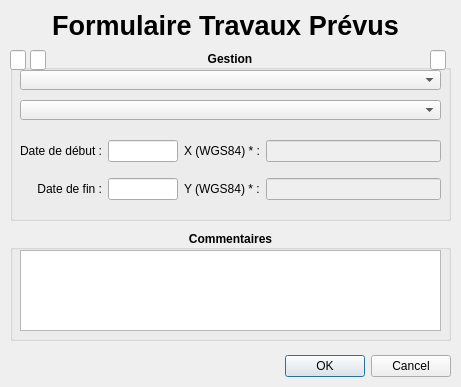
<?xml version="1.0" encoding="UTF-8"?>
<ui version="4.0">
 <class>Dialog</class>
 <widget class="QDialog" name="Dialog">
  <property name="geometry">
   <rect>
    <x>0</x>
    <y>0</y>
    <width>461</width>
    <height>387</height>
   </rect>
  </property>
  <property name="windowTitle">
   <string>Travaux Prévus</string>
  </property>
  <widget class="QDialogButtonBox" name="buttonBox">
   <property name="geometry">
    <rect>
     <x>280</x>
     <y>350</y>
     <width>171</width>
     <height>32</height>
    </rect>
   </property>
   <property name="orientation">
    <enum>Qt::Horizontal</enum>
   </property>
   <property name="standardButtons">
    <set>QDialogButtonBox::Cancel|QDialogButtonBox::Ok</set>
   </property>
  </widget>
  <widget class="QLabel" name="label">
   <property name="geometry">
    <rect>
     <x>10</x>
     <y>10</y>
     <width>431</width>
     <height>31</height>
    </rect>
   </property>
   <property name="font">
    <font>
     <pointsize>20</pointsize>
     <weight>75</weight>
     <bold>true</bold>
    </font>
   </property>
   <property name="text">
    <string>Formulaire Travaux Prévus</string>
   </property>
   <property name="alignment">
    <set>Qt::AlignCenter</set>
   </property>
  </widget>
  <widget class="QGroupBox" name="groupBox">
   <property name="geometry">
    <rect>
     <x>10</x>
     <y>50</y>
     <width>441</width>
     <height>171</height>
    </rect>
   </property>
   <property name="font">
    <font>
     <weight>75</weight>
     <bold>true</bold>
    </font>
   </property>
   <property name="title">
    <string>Gestion</string>
   </property>
   <property name="alignment">
    <set>Qt::AlignCenter</set>
   </property>
   <widget class="QComboBox" name="gestion_lib_list">
    <property name="geometry">
     <rect>
      <x>10</x>
      <y>50</y>
      <width>421</width>
      <height>20</height>
     </rect>
    </property>
    <property name="palette">
     <palette>
      <active>
       <colorrole role="WindowText">
        <brush brushstyle="SolidPattern">
         <color alpha="255">
          <red>0</red>
          <green>0</green>
          <blue>0</blue>
         </color>
        </brush>
       </colorrole>
       <colorrole role="Text">
        <brush brushstyle="SolidPattern">
         <color alpha="255">
          <red>0</red>
          <green>0</green>
          <blue>0</blue>
         </color>
        </brush>
       </colorrole>
       <colorrole role="ButtonText">
        <brush brushstyle="SolidPattern">
         <color alpha="255">
          <red>0</red>
          <green>0</green>
          <blue>0</blue>
         </color>
        </brush>
       </colorrole>
      </active>
      <inactive>
       <colorrole role="WindowText">
        <brush brushstyle="SolidPattern">
         <color alpha="255">
          <red>0</red>
          <green>0</green>
          <blue>0</blue>
         </color>
        </brush>
       </colorrole>
       <colorrole role="Text">
        <brush brushstyle="SolidPattern">
         <color alpha="255">
          <red>0</red>
          <green>0</green>
          <blue>0</blue>
         </color>
        </brush>
       </colorrole>
       <colorrole role="ButtonText">
        <brush brushstyle="SolidPattern">
         <color alpha="255">
          <red>0</red>
          <green>0</green>
          <blue>0</blue>
         </color>
        </brush>
       </colorrole>
      </inactive>
      <disabled>
       <colorrole role="WindowText">
        <brush brushstyle="SolidPattern">
         <color alpha="255">
          <red>0</red>
          <green>0</green>
          <blue>0</blue>
         </color>
        </brush>
       </colorrole>
       <colorrole role="Text">
        <brush brushstyle="SolidPattern">
         <color alpha="255">
          <red>0</red>
          <green>0</green>
          <blue>0</blue>
         </color>
        </brush>
       </colorrole>
       <colorrole role="ButtonText">
        <brush brushstyle="SolidPattern">
         <color alpha="255">
          <red>0</red>
          <green>0</green>
          <blue>0</blue>
         </color>
        </brush>
       </colorrole>
      </disabled>
     </palette>
    </property>
    <property name="font">
     <font>
      <weight>50</weight>
      <bold>false</bold>
     </font>
    </property>
   </widget>
   <widget class="QLineEdit" name="gestion_lib">
    <property name="geometry">
     <rect>
      <x>0</x>
      <y>0</y>
      <width>16</width>
      <height>20</height>
     </rect>
    </property>
   </widget>
   <widget class="QLineEdit" name="id_gestion">
    <property name="geometry">
     <rect>
      <x>20</x>
      <y>0</y>
      <width>16</width>
      <height>20</height>
     </rect>
    </property>
   </widget>
   <widget class="QWidget" name="gridLayoutWidget">
    <property name="geometry">
     <rect>
      <x>10</x>
      <y>80</y>
      <width>421</width>
      <height>80</height>
     </rect>
    </property>
    <layout class="QGridLayout" name="gridLayout">
     <item row="1" column="0">
      <widget class="QLabel" name="label_11">
       <property name="font">
        <font>
         <weight>50</weight>
         <bold>false</bold>
        </font>
       </property>
       <property name="text">
        <string>Date de fin :</string>
       </property>
       <property name="alignment">
        <set>Qt::AlignRight|Qt::AlignTrailing|Qt::AlignVCenter</set>
       </property>
      </widget>
     </item>
     <item row="0" column="1">
      <widget class="QLineEdit" name="datedebut">
       <property name="maximumSize">
        <size>
         <width>70</width>
         <height>16777215</height>
        </size>
       </property>
       <property name="palette">
        <palette>
         <active>
          <colorrole role="WindowText">
           <brush brushstyle="SolidPattern">
            <color alpha="255">
             <red>0</red>
             <green>0</green>
             <blue>0</blue>
            </color>
           </brush>
          </colorrole>
          <colorrole role="Text">
           <brush brushstyle="SolidPattern">
            <color alpha="255">
             <red>0</red>
             <green>0</green>
             <blue>0</blue>
            </color>
           </brush>
          </colorrole>
          <colorrole role="ButtonText">
           <brush brushstyle="SolidPattern">
            <color alpha="255">
             <red>0</red>
             <green>0</green>
             <blue>0</blue>
            </color>
           </brush>
          </colorrole>
         </active>
         <inactive>
          <colorrole role="WindowText">
           <brush brushstyle="SolidPattern">
            <color alpha="255">
             <red>0</red>
             <green>0</green>
             <blue>0</blue>
            </color>
           </brush>
          </colorrole>
          <colorrole role="Text">
           <brush brushstyle="SolidPattern">
            <color alpha="255">
             <red>0</red>
             <green>0</green>
             <blue>0</blue>
            </color>
           </brush>
          </colorrole>
          <colorrole role="ButtonText">
           <brush brushstyle="SolidPattern">
            <color alpha="255">
             <red>0</red>
             <green>0</green>
             <blue>0</blue>
            </color>
           </brush>
          </colorrole>
         </inactive>
         <disabled>
          <colorrole role="WindowText">
           <brush brushstyle="SolidPattern">
            <color alpha="255">
             <red>0</red>
             <green>0</green>
             <blue>0</blue>
            </color>
           </brush>
          </colorrole>
          <colorrole role="Text">
           <brush brushstyle="SolidPattern">
            <color alpha="255">
             <red>0</red>
             <green>0</green>
             <blue>0</blue>
            </color>
           </brush>
          </colorrole>
          <colorrole role="ButtonText">
           <brush brushstyle="SolidPattern">
            <color alpha="255">
             <red>0</red>
             <green>0</green>
             <blue>0</blue>
            </color>
           </brush>
          </colorrole>
         </disabled>
        </palette>
       </property>
       <property name="font">
        <font>
         <weight>50</weight>
         <bold>false</bold>
        </font>
       </property>
       <property name="text">
        <string/>
       </property>
       <property name="alignment">
        <set>Qt::AlignCenter</set>
       </property>
      </widget>
     </item>
     <item row="1" column="1">
      <widget class="QLineEdit" name="datefin">
       <property name="maximumSize">
        <size>
         <width>70</width>
         <height>16777215</height>
        </size>
       </property>
       <property name="palette">
        <palette>
         <active>
          <colorrole role="WindowText">
           <brush brushstyle="SolidPattern">
            <color alpha="255">
             <red>0</red>
             <green>0</green>
             <blue>0</blue>
            </color>
           </brush>
          </colorrole>
          <colorrole role="Text">
           <brush brushstyle="SolidPattern">
            <color alpha="255">
             <red>0</red>
             <green>0</green>
             <blue>0</blue>
            </color>
           </brush>
          </colorrole>
          <colorrole role="ButtonText">
           <brush brushstyle="SolidPattern">
            <color alpha="255">
             <red>0</red>
             <green>0</green>
             <blue>0</blue>
            </color>
           </brush>
          </colorrole>
         </active>
         <inactive>
          <colorrole role="WindowText">
           <brush brushstyle="SolidPattern">
            <color alpha="255">
             <red>0</red>
             <green>0</green>
             <blue>0</blue>
            </color>
           </brush>
          </colorrole>
          <colorrole role="Text">
           <brush brushstyle="SolidPattern">
            <color alpha="255">
             <red>0</red>
             <green>0</green>
             <blue>0</blue>
            </color>
           </brush>
          </colorrole>
          <colorrole role="ButtonText">
           <brush brushstyle="SolidPattern">
            <color alpha="255">
             <red>0</red>
             <green>0</green>
             <blue>0</blue>
            </color>
           </brush>
          </colorrole>
         </inactive>
         <disabled>
          <colorrole role="WindowText">
           <brush brushstyle="SolidPattern">
            <color alpha="255">
             <red>0</red>
             <green>0</green>
             <blue>0</blue>
            </color>
           </brush>
          </colorrole>
          <colorrole role="Text">
           <brush brushstyle="SolidPattern">
            <color alpha="255">
             <red>0</red>
             <green>0</green>
             <blue>0</blue>
            </color>
           </brush>
          </colorrole>
          <colorrole role="ButtonText">
           <brush brushstyle="SolidPattern">
            <color alpha="255">
             <red>0</red>
             <green>0</green>
             <blue>0</blue>
            </color>
           </brush>
          </colorrole>
         </disabled>
        </palette>
       </property>
       <property name="font">
        <font>
         <weight>50</weight>
         <bold>false</bold>
        </font>
       </property>
       <property name="text">
        <string/>
       </property>
       <property name="alignment">
        <set>Qt::AlignCenter</set>
       </property>
      </widget>
     </item>
     <item row="0" column="0">
      <widget class="QLabel" name="label_10">
       <property name="font">
        <font>
         <weight>50</weight>
         <bold>false</bold>
        </font>
       </property>
       <property name="text">
        <string>Date de début :</string>
       </property>
       <property name="alignment">
        <set>Qt::AlignRight|Qt::AlignTrailing|Qt::AlignVCenter</set>
       </property>
      </widget>
     </item>
     <item row="0" column="2">
      <widget class="QLabel" name="label_16">
       <property name="font">
        <font>
         <weight>50</weight>
         <bold>false</bold>
        </font>
       </property>
       <property name="text">
        <string>X (WGS84) * :</string>
       </property>
      </widget>
     </item>
     <item row="1" column="2">
      <widget class="QLabel" name="label_19">
       <property name="font">
        <font>
         <weight>50</weight>
         <bold>false</bold>
        </font>
       </property>
       <property name="text">
        <string>Y (WGS84) * :</string>
       </property>
      </widget>
     </item>
     <item row="0" column="3">
      <widget class="QLineEdit" name="x_wgs84">
       <property name="enabled">
        <bool>false</bool>
       </property>
       <property name="palette">
        <palette>
         <active>
          <colorrole role="WindowText">
           <brush brushstyle="SolidPattern">
            <color alpha="255">
             <red>0</red>
             <green>0</green>
             <blue>0</blue>
            </color>
           </brush>
          </colorrole>
          <colorrole role="Text">
           <brush brushstyle="SolidPattern">
            <color alpha="255">
             <red>0</red>
             <green>0</green>
             <blue>0</blue>
            </color>
           </brush>
          </colorrole>
          <colorrole role="ButtonText">
           <brush brushstyle="SolidPattern">
            <color alpha="255">
             <red>0</red>
             <green>0</green>
             <blue>0</blue>
            </color>
           </brush>
          </colorrole>
         </active>
         <inactive>
          <colorrole role="WindowText">
           <brush brushstyle="SolidPattern">
            <color alpha="255">
             <red>0</red>
             <green>0</green>
             <blue>0</blue>
            </color>
           </brush>
          </colorrole>
          <colorrole role="Text">
           <brush brushstyle="SolidPattern">
            <color alpha="255">
             <red>0</red>
             <green>0</green>
             <blue>0</blue>
            </color>
           </brush>
          </colorrole>
          <colorrole role="ButtonText">
           <brush brushstyle="SolidPattern">
            <color alpha="255">
             <red>0</red>
             <green>0</green>
             <blue>0</blue>
            </color>
           </brush>
          </colorrole>
         </inactive>
         <disabled>
          <colorrole role="WindowText">
           <brush brushstyle="SolidPattern">
            <color alpha="255">
             <red>0</red>
             <green>0</green>
             <blue>0</blue>
            </color>
           </brush>
          </colorrole>
          <colorrole role="Text">
           <brush brushstyle="SolidPattern">
            <color alpha="255">
             <red>0</red>
             <green>0</green>
             <blue>0</blue>
            </color>
           </brush>
          </colorrole>
          <colorrole role="ButtonText">
           <brush brushstyle="SolidPattern">
            <color alpha="255">
             <red>0</red>
             <green>0</green>
             <blue>0</blue>
            </color>
           </brush>
          </colorrole>
         </disabled>
        </palette>
       </property>
       <property name="font">
        <font>
         <weight>50</weight>
         <bold>false</bold>
        </font>
       </property>
      </widget>
     </item>
     <item row="1" column="3">
      <widget class="QLineEdit" name="y_wgs84">
       <property name="enabled">
        <bool>false</bool>
       </property>
       <property name="palette">
        <palette>
         <active>
          <colorrole role="WindowText">
           <brush brushstyle="SolidPattern">
            <color alpha="255">
             <red>0</red>
             <green>0</green>
             <blue>0</blue>
            </color>
           </brush>
          </colorrole>
          <colorrole role="Text">
           <brush brushstyle="SolidPattern">
            <color alpha="255">
             <red>0</red>
             <green>0</green>
             <blue>0</blue>
            </color>
           </brush>
          </colorrole>
          <colorrole role="ButtonText">
           <brush brushstyle="SolidPattern">
            <color alpha="255">
             <red>0</red>
             <green>0</green>
             <blue>0</blue>
            </color>
           </brush>
          </colorrole>
         </active>
         <inactive>
          <colorrole role="WindowText">
           <brush brushstyle="SolidPattern">
            <color alpha="255">
             <red>0</red>
             <green>0</green>
             <blue>0</blue>
            </color>
           </brush>
          </colorrole>
          <colorrole role="Text">
           <brush brushstyle="SolidPattern">
            <color alpha="255">
             <red>0</red>
             <green>0</green>
             <blue>0</blue>
            </color>
           </brush>
          </colorrole>
          <colorrole role="ButtonText">
           <brush brushstyle="SolidPattern">
            <color alpha="255">
             <red>0</red>
             <green>0</green>
             <blue>0</blue>
            </color>
           </brush>
          </colorrole>
         </inactive>
         <disabled>
          <colorrole role="WindowText">
           <brush brushstyle="SolidPattern">
            <color alpha="255">
             <red>0</red>
             <green>0</green>
             <blue>0</blue>
            </color>
           </brush>
          </colorrole>
          <colorrole role="Text">
           <brush brushstyle="SolidPattern">
            <color alpha="255">
             <red>0</red>
             <green>0</green>
             <blue>0</blue>
            </color>
           </brush>
          </colorrole>
          <colorrole role="ButtonText">
           <brush brushstyle="SolidPattern">
            <color alpha="255">
             <red>0</red>
             <green>0</green>
             <blue>0</blue>
            </color>
           </brush>
          </colorrole>
         </disabled>
        </palette>
       </property>
       <property name="font">
        <font>
         <weight>50</weight>
         <bold>false</bold>
        </font>
       </property>
      </widget>
     </item>
    </layout>
   </widget>
   <widget class="QComboBox" name="groupe_gestion_list">
    <property name="geometry">
     <rect>
      <x>10</x>
      <y>20</y>
      <width>421</width>
      <height>20</height>
     </rect>
    </property>
    <property name="palette">
     <palette>
      <active>
       <colorrole role="WindowText">
        <brush brushstyle="SolidPattern">
         <color alpha="255">
          <red>0</red>
          <green>0</green>
          <blue>0</blue>
         </color>
        </brush>
       </colorrole>
       <colorrole role="Text">
        <brush brushstyle="SolidPattern">
         <color alpha="255">
          <red>0</red>
          <green>0</green>
          <blue>0</blue>
         </color>
        </brush>
       </colorrole>
       <colorrole role="ButtonText">
        <brush brushstyle="SolidPattern">
         <color alpha="255">
          <red>0</red>
          <green>0</green>
          <blue>0</blue>
         </color>
        </brush>
       </colorrole>
      </active>
      <inactive>
       <colorrole role="WindowText">
        <brush brushstyle="SolidPattern">
         <color alpha="255">
          <red>0</red>
          <green>0</green>
          <blue>0</blue>
         </color>
        </brush>
       </colorrole>
       <colorrole role="Text">
        <brush brushstyle="SolidPattern">
         <color alpha="255">
          <red>0</red>
          <green>0</green>
          <blue>0</blue>
         </color>
        </brush>
       </colorrole>
       <colorrole role="ButtonText">
        <brush brushstyle="SolidPattern">
         <color alpha="255">
          <red>0</red>
          <green>0</green>
          <blue>0</blue>
         </color>
        </brush>
       </colorrole>
      </inactive>
      <disabled>
       <colorrole role="WindowText">
        <brush brushstyle="SolidPattern">
         <color alpha="255">
          <red>0</red>
          <green>0</green>
          <blue>0</blue>
         </color>
        </brush>
       </colorrole>
       <colorrole role="Text">
        <brush brushstyle="SolidPattern">
         <color alpha="255">
          <red>0</red>
          <green>0</green>
          <blue>0</blue>
         </color>
        </brush>
       </colorrole>
       <colorrole role="ButtonText">
        <brush brushstyle="SolidPattern">
         <color alpha="255">
          <red>0</red>
          <green>0</green>
          <blue>0</blue>
         </color>
        </brush>
       </colorrole>
      </disabled>
     </palette>
    </property>
    <property name="font">
     <font>
      <weight>50</weight>
      <bold>false</bold>
     </font>
    </property>
   </widget>
  </widget>
  <widget class="QGroupBox" name="groupBox_2">
   <property name="geometry">
    <rect>
     <x>10</x>
     <y>230</y>
     <width>441</width>
     <height>111</height>
    </rect>
   </property>
   <property name="font">
    <font>
     <weight>75</weight>
     <bold>true</bold>
    </font>
   </property>
   <property name="title">
    <string>Commentaires</string>
   </property>
   <property name="alignment">
    <set>Qt::AlignCenter</set>
   </property>
   <widget class="QPlainTextEdit" name="commentaire">
    <property name="geometry">
     <rect>
      <x>10</x>
      <y>20</y>
      <width>421</width>
      <height>81</height>
     </rect>
    </property>
    <property name="minimumSize">
     <size>
      <width>0</width>
      <height>60</height>
     </size>
    </property>
    <property name="maximumSize">
     <size>
      <width>16777215</width>
      <height>200</height>
     </size>
    </property>
    <property name="palette">
     <palette>
      <active>
       <colorrole role="WindowText">
        <brush brushstyle="SolidPattern">
         <color alpha="255">
          <red>0</red>
          <green>0</green>
          <blue>0</blue>
         </color>
        </brush>
       </colorrole>
       <colorrole role="Text">
        <brush brushstyle="SolidPattern">
         <color alpha="255">
          <red>0</red>
          <green>0</green>
          <blue>0</blue>
         </color>
        </brush>
       </colorrole>
       <colorrole role="ButtonText">
        <brush brushstyle="SolidPattern">
         <color alpha="255">
          <red>0</red>
          <green>0</green>
          <blue>0</blue>
         </color>
        </brush>
       </colorrole>
      </active>
      <inactive>
       <colorrole role="WindowText">
        <brush brushstyle="SolidPattern">
         <color alpha="255">
          <red>0</red>
          <green>0</green>
          <blue>0</blue>
         </color>
        </brush>
       </colorrole>
       <colorrole role="Text">
        <brush brushstyle="SolidPattern">
         <color alpha="255">
          <red>0</red>
          <green>0</green>
          <blue>0</blue>
         </color>
        </brush>
       </colorrole>
       <colorrole role="ButtonText">
        <brush brushstyle="SolidPattern">
         <color alpha="255">
          <red>0</red>
          <green>0</green>
          <blue>0</blue>
         </color>
        </brush>
       </colorrole>
      </inactive>
      <disabled>
       <colorrole role="WindowText">
        <brush brushstyle="SolidPattern">
         <color alpha="255">
          <red>0</red>
          <green>0</green>
          <blue>0</blue>
         </color>
        </brush>
       </colorrole>
       <colorrole role="Text">
        <brush brushstyle="SolidPattern">
         <color alpha="255">
          <red>0</red>
          <green>0</green>
          <blue>0</blue>
         </color>
        </brush>
       </colorrole>
       <colorrole role="ButtonText">
        <brush brushstyle="SolidPattern">
         <color alpha="255">
          <red>0</red>
          <green>0</green>
          <blue>0</blue>
         </color>
        </brush>
       </colorrole>
      </disabled>
     </palette>
    </property>
    <property name="font">
     <font>
      <weight>50</weight>
      <bold>false</bold>
     </font>
    </property>
   </widget>
  </widget>
  <widget class="QLineEdit" name="groupe_gestion">
   <property name="geometry">
    <rect>
     <x>430</x>
     <y>50</y>
     <width>16</width>
     <height>20</height>
    </rect>
   </property>
  </widget>
 </widget>
 <resources/>
 <connections>
  <connection>
   <sender>buttonBox</sender>
   <signal>accepted()</signal>
   <receiver>Dialog</receiver>
   <slot>accept()</slot>
   <hints>
    <hint type="sourcelabel">
     <x>248</x>
     <y>254</y>
    </hint>
    <hint type="destinationlabel">
     <x>157</x>
     <y>274</y>
    </hint>
   </hints>
  </connection>
  <connection>
   <sender>buttonBox</sender>
   <signal>rejected()</signal>
   <receiver>Dialog</receiver>
   <slot>reject()</slot>
   <hints>
    <hint type="sourcelabel">
     <x>316</x>
     <y>260</y>
    </hint>
    <hint type="destinationlabel">
     <x>286</x>
     <y>274</y>
    </hint>
   </hints>
  </connection>
 </connections>
</ui>
